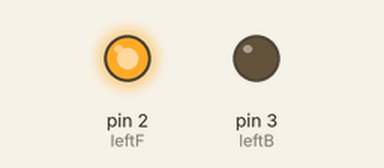
Bench run of a sketch on a simulated Arduino Uno, built with avr-gcc and run on an emulated ATmega328P. On the bench: output pins drawn as LEDs (lit = HIGH). Pins used as bus, display or sensor lines are not drawn.

Above: at 0.1 s.
Timing chart, 0 to 1.6 s (numbered marks = the images above):
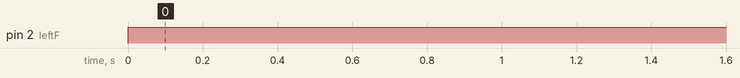

Measured:
- by itself, pin 2 (leftF): LOW → HIGH at 0.00 s

The sketch:

_2_3.ino
```cpp
int rightF = 0;
int rightB = 1;
int leftF = 2;
int leftB = 3;
//int trigPin = 12;
//int echoPin = 13;
void setup()
{
  pinMode(rightF, OUTPUT); // Right (Green)
  pinMode(rightB, OUTPUT); // Right (Blue)
  pinMode(leftF, OUTPUT); // Left (Green)
  pinMode(leftB, OUTPUT); // Right (Blue)
  Serial.begin(115200);
//  pinMode(trigPin, OUTPUT);
//  pinMode(echoPin, INPUT);
//
  digitalWrite(rightF, LOW);
  digitalWrite(rightB, LOW);
  digitalWrite(leftF, LOW);
  digitalWrite(leftB, LOW);
}

void forward()
{
  digitalWrite(rightF, HIGH);
  digitalWrite(rightB, LOW);
  digitalWrite(leftF, HIGH);
  digitalWrite(leftB, LOW);
}

void left()
{
  digitalWrite(rightF, HIGH);
  digitalWrite(rightB, LOW);
  digitalWrite(leftF, LOW);
  digitalWrite(leftB, HIGH);
  delay(2000);
  brake();
}

void right()
{
  digitalWrite(rightF, LOW);
  digitalWrite(rightB, HIGH);
  digitalWrite(leftF, HIGH);
  digitalWrite(leftB, LOW);
  delay(2000);
  brake();
}

void backwards()
{
  digitalWrite(rightF, LOW);
  digitalWrite(rightB, HIGH);
  digitalWrite(leftF, LOW);
  digitalWrite(leftB, HIGH);
}

void brake()
{
  digitalWrite(rightF, LOW);
  digitalWrite(rightB, LOW);
  digitalWrite(leftF, LOW);
  digitalWrite(leftB, LOW);
}

void loop()
{
//  long duration, distance;
//  digitalWrite(trigPin, HIGH);
//  duration = pulseIn(echoPin, HIGH);
//  distance = (duration/2)/29.1;
  /*if ( distance <= 10)
  {
  brake();
  backwards();
  delay(1000);
  brake();
  right();
  }
  else
  { */
    forward();
    delay(2000);
  //}
}
```
